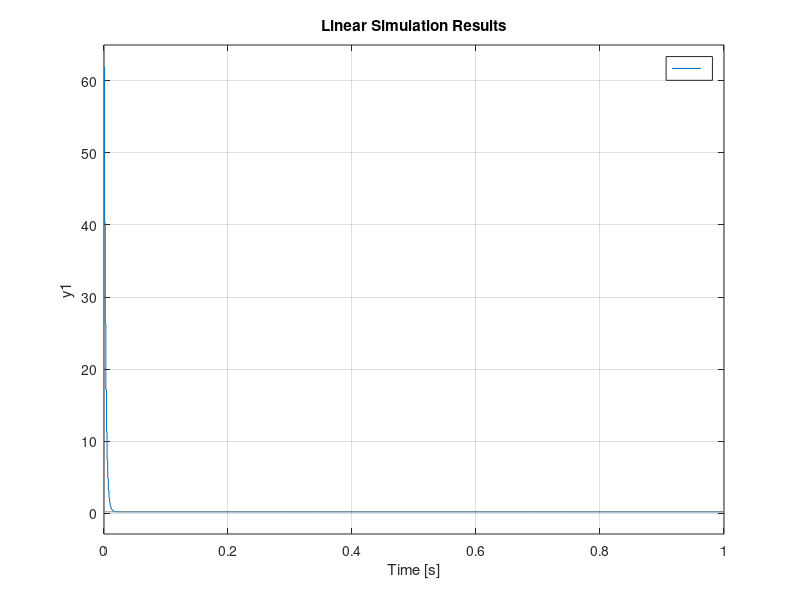

Source code (MATLAB):
% wn= input('frequency')
% zeta= input('damping factor')
% k= input('constant')
wn = 2;
zeta = .7;
k = 1;

num= [k*wn^2];
deno= [1 2*zeta*wn wn^2];
g= tf(num, deno);
t= feedback(g,1);
[A, B, C, D] = tf2ss(num, deno);
sys = ss(A, B, C, D);
% initial(sys, [1, 1]);
% USE LSIM
t = linspace(0, 5, 100);
x0 = [0, 1];
u = 0.2*ones(length(t), 1);

a = [1556 1219866; 1 0];
b = [-2864562; 0];
c = [0 1];
d = [0];

a1 = -159;
b1 = 689;
c1 = 1;
d1 = 0;

refIn = 0.23;

% tc1 = 0.855;
tc1 = 0.524;
atc1 = -1/tc1;
btc1 = 0.4/tc1;
ctc1 = 1;
dtc1 = 1;

tt = linspace(0, 3.5, 10000);
ut = refIn*ones(length(tt), 1);

x0t = [0; 2.1];
xt = [0, 0];

syst = ss(a, b, c, d);
syst1 = ss(a1, b1, c1, d1);
systc1 = ss(atc1, btc1, ctc1, dtc1);

tft = tf(syst);
tf1 = tf(syst1);
tftc1 = tf(systc1);
gt = tft/(1 - .01*tft);
g1 = tf1/(1 - .01*tf1);
gtc1 = (tftc1/(1-tftc1))/0.01;

ggtc1 = tf(0.4/tc1, [1, -1.4/tc1]);
htc1 = tf(0.4/tc1, [1, 1/tc1]);
testfeed1 = feedback(g1, 0.01);

close all


% out=lsim(syst, ut, tt, x0t);
% out1 = lsim(syst1, ut, tt, 2.45);
% outtc1 = lsim(systc1, ut, tt, 2.45);
% gout1 = lsim(g1, ut, tt,  [189; 2.707]);
% goutt = lsim(gt, ut, tt, 2.707);
% gouttc1 = lsim(gtc1, ut, tt, 2.45);
% 
% 
% for i = 0.1:0.1:0.9
%    hold on
%    lsim(ss(feedback(i*htc1, 1)), 0.5*ut, tt, 2.45);
% end

%% 

yss = 0.19;
% refIn = 0.23;
refIn=0.001;
% tc1 = 0.524;
tc1 = 0.388;
k1 = yss/refIn;

x01 = 2.4;

t1 = linspace(0,26.7, 10000);
u1 = 0.23*ones(length(t1), 1);

s = tf('s');
g1 = k1/(tc1*s + 1);

close all
lsim(ss(g1), u1, t1, x01);

q = 1;
r = 1;

kNew = lqr(ss(g1), q, r);
h1 = feedback(kNew*g1, 1);

lsim(c2d(ss(feedback(kNew*g1, 1)), 0.001), 0.23*ones(length([0:0.001:1]), 1), [0:0.001:1], x01);



